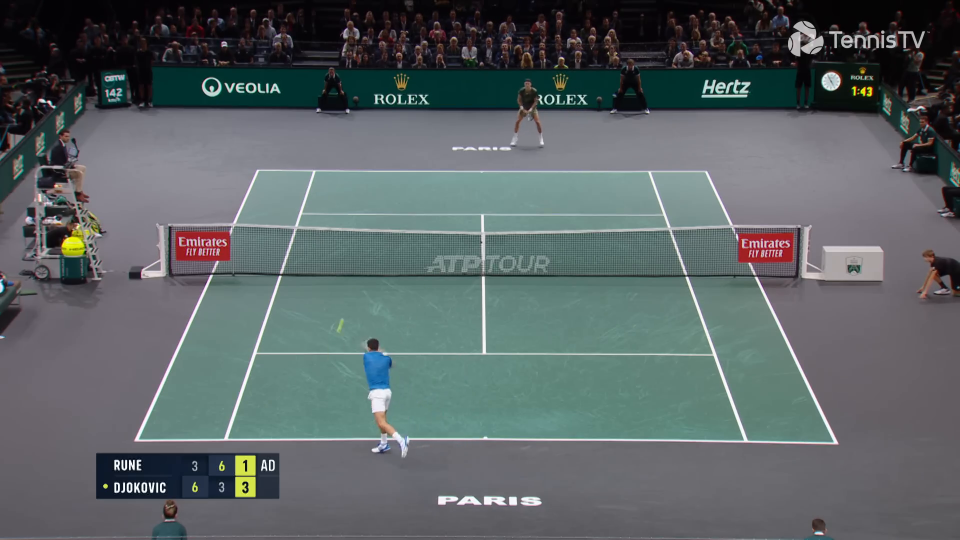
#> input picture frame 40 of tennis_match_2.mp4, 1920 x 1080 px (shown at 1/2 size)
$ python testVideo.py
#> lines starting #> are read from the running program, lines starting #| are printed output that depends on the picture; after the words box and inside, x2 and y2 are one past the last pixel; in counts of white or black regions, pixels touching at a corner belong together
import cv2
import time
import numpy as np
import math
from matplotlib import pyplot as plt

video_path = "tennis_match_2.mp4"
blur_factor = 5
#max_frame_array = [200, 900, 250, 1700]

max_frame = {
    "minX": 200,
    "maxX": 900,
    "minY": 250,
    "maxY": 1700
}

greenLower = (30, 55, 150)
# top
topGreenLower = (20, 0, 150)
# middle
middleGreenLower = (45, 35, 150)
# bottom
bottomGreenLower = (35, 55, 150)
# initial upper
greenUpper = (65, 255, 255)

backgroundSubtractor = cv2.createBackgroundSubtractorMOG2(
    history=100, varThreshold=99, detectShadows=False)

vs = cv2.VideoCapture(video_path)

time.sleep(2)

if not vs.isOpened():
    print("Errore nell'apertura del file")
else:
    while True:
        ret, frame = vs.read()  # frame is my image
#> frame is the input picture: shape (1080, 1920, 3); mean B, G, R 101.4, 99.8, 91.2
        if not ret:
            break

        blurred = cv2.GaussianBlur(frame, (blur_factor, blur_factor), 0)
        hsv_blurred = cv2.cvtColor(blurred, cv2.COLOR_BGR2HSV)
#> hsv_blurred: shape (1080, 1920, 3); mean H, S, V 111.1, 54.9, 105.5
        mask = cv2.inRange(hsv_blurred, greenLower, greenUpper)
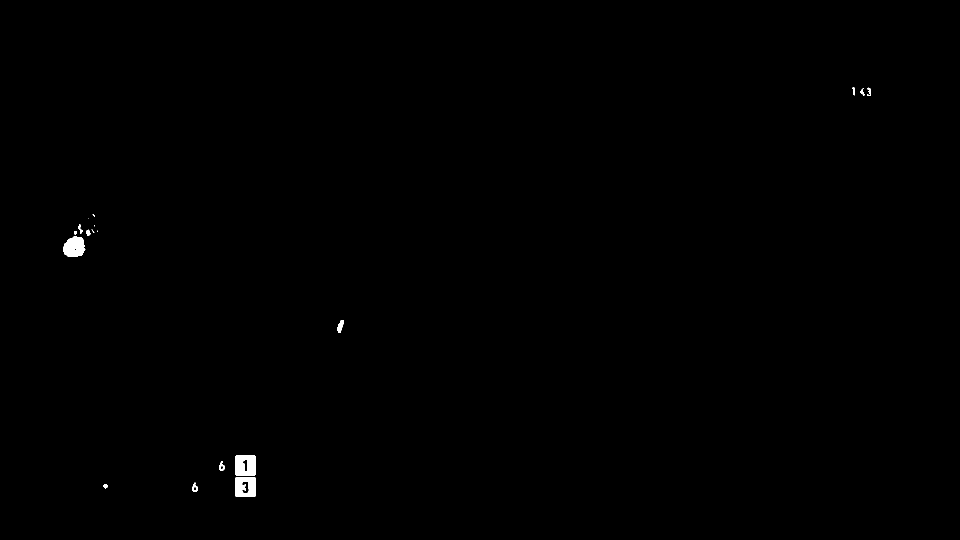
#> mask: shape (1080, 1920) (shown at 1/2 size); 0.25% white; 18 white regions (5 under 20 px), largest, box (x1, y1, x2, y2) and area: (471, 911, 511, 951) 1463, (126, 473, 171, 513) 1390, (471, 954, 511, 994) 1389
        #erodeIterations = 2 if not isBallInUpperRegion else 1

        mask = cv2.erode(mask, None, iterations=1)
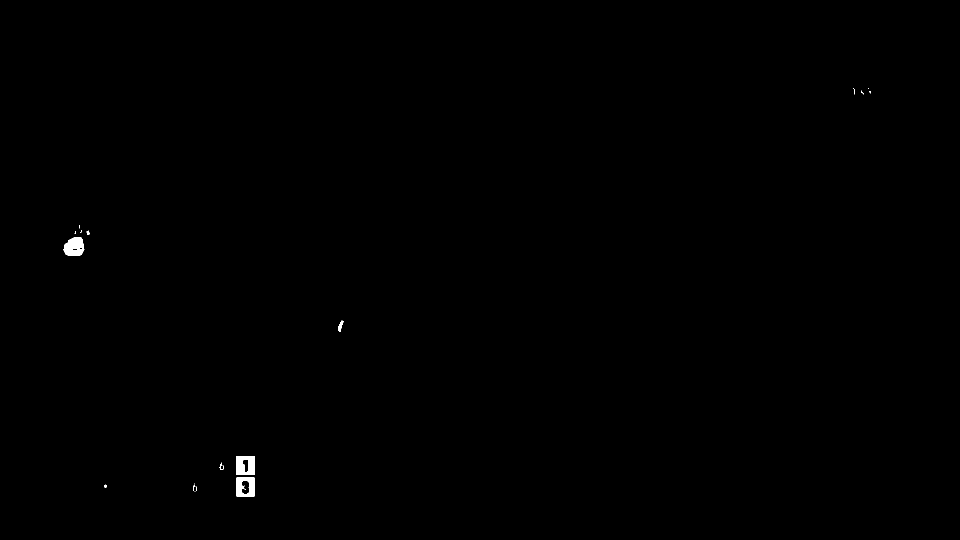
#> mask: shape (1080, 1920) (shown at 1/2 size); 0.19% white; 20 white regions (13 under 20 px), largest, box (x1, y1, x2, y2) and area: (472, 912, 510, 950) 1239, (127, 474, 169, 512) 1185, (472, 955, 510, 993) 1119
        #cv2.imshow("eroded mask", mask)
        #cv2.waitKey(0)

        mask = cv2.dilate(mask, None, iterations=2)
#> mask: shape (1080, 1920); 0.3% white; 13 white regions, largest, box (x1, y1, x2, y2) and area: (470, 910, 512, 952) 1687, (470, 953, 512, 995) 1646, (125, 472, 171, 514) 1571
        bkgnMask = backgroundSubtractor.apply(blurred)
#> bkgnMask: shape (1080, 1920); every value is 255
        bkgnMask = bkgnMask[max_frame["minX"]:max_frame["maxX"], max_frame["minY"]:max_frame["maxY"]]
#> bkgnMask: shape (700, 1450); every value is 255
        _, thresholdMask = cv2.threshold(bkgnMask, 254, 255, cv2.THRESH_BINARY)
        thresholdMask = cv2.erode(thresholdMask, None, iterations=1)
        thresholdMask = cv2.dilate(thresholdMask, None, iterations=3)
        cv2.imshow("the substractor", bkgnMask)
        cv2.imshow("threshold", thresholdMask)
        key = cv2.waitKey(1) & 0xFF
#> (key q is pressed here)

            # if the 'q' key is pressed, stop the loop
        if key == ord("q"):
            break
        if key == ord('p'):
        # wait until any key is pressed
            cv2.waitKey(-1)


        #plt.imshow(cv2.cvtColor(frame, cv2.COLOR_BGR2HSV))
